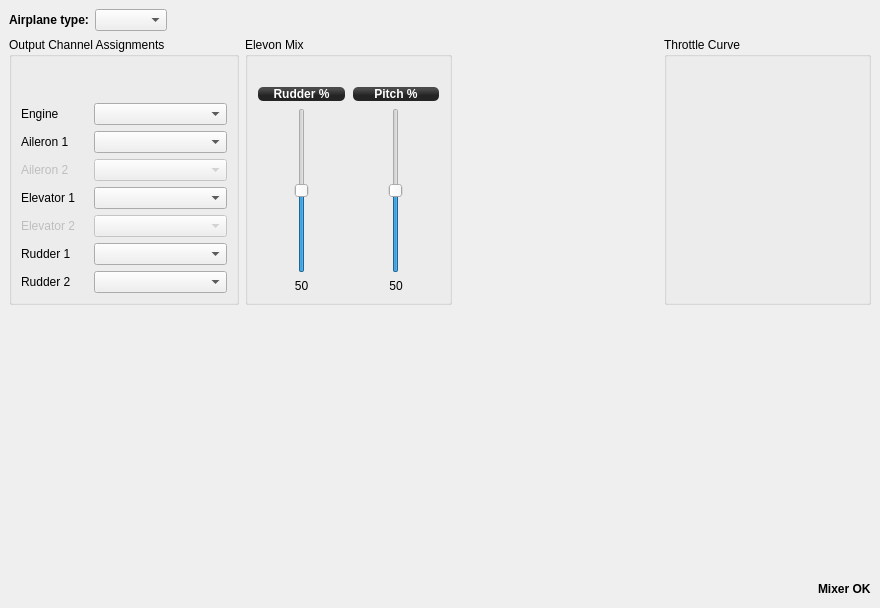
<?xml version="1.0" encoding="UTF-8"?>
<ui version="4.0">
 <class>FixedWingConfigWidget</class>
 <widget class="QWidget" name="FixedWingConfigWidget">
  <property name="geometry">
   <rect>
    <x>0</x>
    <y>0</y>
    <width>880</width>
    <height>608</height>
   </rect>
  </property>
  <property name="windowTitle">
   <string>Form</string>
  </property>
  <layout class="QVBoxLayout" name="verticalLayout_10">
   <property name="margin">
    <number>9</number>
   </property>
   <item>
    <layout class="QHBoxLayout" name="horizontalLayout_3">
     <item>
      <widget class="QLabel" name="label_5">
       <property name="sizePolicy">
        <sizepolicy hsizetype="Minimum" vsizetype="Preferred">
         <horstretch>0</horstretch>
         <verstretch>0</verstretch>
        </sizepolicy>
       </property>
       <property name="font">
        <font>
         <weight>75</weight>
         <bold>true</bold>
        </font>
       </property>
       <property name="text">
        <string>Airplane type:</string>
       </property>
      </widget>
     </item>
     <item>
      <widget class="QComboBox" name="fixedWingType"/>
     </item>
     <item>
      <spacer name="horizontalSpacer_3">
       <property name="orientation">
        <enum>Qt::Horizontal</enum>
       </property>
       <property name="sizeHint" stdset="0">
        <size>
         <width>40</width>
         <height>20</height>
        </size>
       </property>
      </spacer>
     </item>
    </layout>
   </item>
   <item>
    <layout class="QHBoxLayout" name="horizontalLayout_4">
     <item>
      <widget class="QGroupBox" name="groupBox_2">
       <property name="sizePolicy">
        <sizepolicy hsizetype="Preferred" vsizetype="Expanding">
         <horstretch>0</horstretch>
         <verstretch>0</verstretch>
        </sizepolicy>
       </property>
       <property name="minimumSize">
        <size>
         <width>230</width>
         <height>100</height>
        </size>
       </property>
       <property name="title">
        <string>Output Channel Assignments</string>
       </property>
       <layout class="QFormLayout" name="formLayout_3">
        <item row="1" column="0">
         <widget class="QLabel" name="fwEngineLabel">
          <property name="text">
           <string>Engine</string>
          </property>
         </widget>
        </item>
        <item row="1" column="1">
         <widget class="QComboBox" name="fwEngineChannelBox">
          <property name="toolTip">
           <string>Select output channel for the engine</string>
          </property>
         </widget>
        </item>
        <item row="2" column="0">
         <widget class="QLabel" name="fwAileron1Label">
          <property name="minimumSize">
           <size>
            <width>60</width>
            <height>0</height>
           </size>
          </property>
          <property name="text">
           <string>Aileron 1</string>
          </property>
         </widget>
        </item>
        <item row="2" column="1">
         <widget class="QComboBox" name="fwAileron1ChannelBox">
          <property name="toolTip">
           <string>Select output channel for the first aileron (or elevon)</string>
          </property>
         </widget>
        </item>
        <item row="3" column="0">
         <widget class="QLabel" name="fwAileron2Label">
          <property name="enabled">
           <bool>false</bool>
          </property>
          <property name="minimumSize">
           <size>
            <width>60</width>
            <height>0</height>
           </size>
          </property>
          <property name="text">
           <string>Aileron 2</string>
          </property>
         </widget>
        </item>
        <item row="3" column="1">
         <widget class="QComboBox" name="fwAileron2ChannelBox">
          <property name="enabled">
           <bool>false</bool>
          </property>
          <property name="toolTip">
           <string>Select output channel for the second aileron (or elevon)</string>
          </property>
         </widget>
        </item>
        <item row="4" column="0">
         <widget class="QLabel" name="fwElevator1Label">
          <property name="minimumSize">
           <size>
            <width>67</width>
            <height>0</height>
           </size>
          </property>
          <property name="text">
           <string>Elevator 1</string>
          </property>
         </widget>
        </item>
        <item row="4" column="1">
         <widget class="QComboBox" name="fwElevator1ChannelBox">
          <property name="toolTip">
           <string>Select output channel for the first elevator</string>
          </property>
         </widget>
        </item>
        <item row="5" column="0">
         <widget class="QLabel" name="fwElevator2Label">
          <property name="enabled">
           <bool>false</bool>
          </property>
          <property name="minimumSize">
           <size>
            <width>67</width>
            <height>0</height>
           </size>
          </property>
          <property name="text">
           <string>Elevator 2</string>
          </property>
         </widget>
        </item>
        <item row="5" column="1">
         <widget class="QComboBox" name="fwElevator2ChannelBox">
          <property name="enabled">
           <bool>false</bool>
          </property>
          <property name="toolTip">
           <string>Select output channel for a secondary elevator</string>
          </property>
         </widget>
        </item>
        <item row="6" column="0">
         <widget class="QLabel" name="fwRudder1Label">
          <property name="text">
           <string>Rudder 1</string>
          </property>
         </widget>
        </item>
        <item row="6" column="1">
         <widget class="QComboBox" name="fwRudder1ChannelBox">
          <property name="toolTip">
           <string>Select output channel for the first rudder</string>
          </property>
         </widget>
        </item>
        <item row="7" column="0">
         <widget class="QLabel" name="fwRudder2Label">
          <property name="text">
           <string>Rudder 2</string>
          </property>
         </widget>
        </item>
        <item row="7" column="1">
         <widget class="QComboBox" name="fwRudder2ChannelBox">
          <property name="toolTip">
           <string>Select output channel for a secondary rudder</string>
          </property>
         </widget>
        </item>
        <item row="0" column="1">
         <spacer name="verticalSpacer_2">
          <property name="orientation">
           <enum>Qt::Vertical</enum>
          </property>
          <property name="sizeHint" stdset="0">
           <size>
            <width>20</width>
            <height>20</height>
           </size>
          </property>
         </spacer>
        </item>
       </layout>
      </widget>
     </item>
     <item>
      <widget class="QGroupBox" name="elevonMixBox">
       <property name="sizePolicy">
        <sizepolicy hsizetype="Preferred" vsizetype="Expanding">
         <horstretch>0</horstretch>
         <verstretch>0</verstretch>
        </sizepolicy>
       </property>
       <property name="title">
        <string>Elevon Mix</string>
       </property>
       <layout class="QVBoxLayout" name="verticalLayout_13">
        <item>
         <spacer name="verticalSpacer_3">
          <property name="orientation">
           <enum>Qt::Vertical</enum>
          </property>
          <property name="sizeType">
           <enum>QSizePolicy::Fixed</enum>
          </property>
          <property name="sizeHint" stdset="0">
           <size>
            <width>0</width>
            <height>20</height>
           </size>
          </property>
         </spacer>
        </item>
        <item>
         <layout class="QHBoxLayout" name="horizontalLayout_8">
          <item>
           <layout class="QVBoxLayout" name="verticalLayout_14">
            <item>
             <widget class="QLabel" name="elevonLabel1">
              <property name="minimumSize">
               <size>
                <width>65</width>
                <height>0</height>
               </size>
              </property>
              <property name="styleSheet">
               <string notr="true">background-color: qlineargradient(spread:reflect, x1:0.507, y1:0, x2:0.507, y2:0.772, stop:0.208955 rgba(74, 74, 74, 255), stop:0.78607 rgba(36, 36, 36, 255));
color: rgb(255, 255, 255);
border-radius: 5;
font: bold 12px;
margin:1px;</string>
              </property>
              <property name="text">
               <string>Rudder %</string>
              </property>
              <property name="alignment">
               <set>Qt::AlignCenter</set>
              </property>
             </widget>
            </item>
            <item>
             <widget class="QSlider" name="elevonSlider1">
              <property name="sizePolicy">
               <sizepolicy hsizetype="Expanding" vsizetype="Expanding">
                <horstretch>0</horstretch>
                <verstretch>0</verstretch>
               </sizepolicy>
              </property>
              <property name="maximum">
               <number>100</number>
              </property>
              <property name="value">
               <number>50</number>
              </property>
              <property name="orientation">
               <enum>Qt::Vertical</enum>
              </property>
             </widget>
            </item>
            <item>
             <widget class="QLabel" name="elevonSliderLabel1">
              <property name="text">
               <string>50</string>
              </property>
              <property name="alignment">
               <set>Qt::AlignCenter</set>
              </property>
             </widget>
            </item>
           </layout>
          </item>
          <item>
           <layout class="QVBoxLayout" name="verticalLayout_15">
            <item>
             <widget class="QLabel" name="elevonLabel2">
              <property name="minimumSize">
               <size>
                <width>50</width>
                <height>0</height>
               </size>
              </property>
              <property name="styleSheet">
               <string notr="true">background-color: qlineargradient(spread:reflect, x1:0.507, y1:0, x2:0.507, y2:0.772, stop:0.208955 rgba(74, 74, 74, 255), stop:0.78607 rgba(36, 36, 36, 255));
color: rgb(255, 255, 255);
border-radius: 5;
font: bold 12px;
margin:1px;</string>
              </property>
              <property name="text">
               <string>Pitch %</string>
              </property>
              <property name="alignment">
               <set>Qt::AlignCenter</set>
              </property>
             </widget>
            </item>
            <item>
             <widget class="QSlider" name="elevonSlider2">
              <property name="sizePolicy">
               <sizepolicy hsizetype="Expanding" vsizetype="Expanding">
                <horstretch>0</horstretch>
                <verstretch>0</verstretch>
               </sizepolicy>
              </property>
              <property name="maximum">
               <number>100</number>
              </property>
              <property name="value">
               <number>50</number>
              </property>
              <property name="orientation">
               <enum>Qt::Vertical</enum>
              </property>
             </widget>
            </item>
            <item>
             <widget class="QLabel" name="elevonSliderLabel2">
              <property name="text">
               <string>50</string>
              </property>
              <property name="alignment">
               <set>Qt::AlignCenter</set>
              </property>
             </widget>
            </item>
           </layout>
          </item>
         </layout>
        </item>
       </layout>
      </widget>
     </item>
     <item>
      <spacer name="horizontalSpacer_4">
       <property name="orientation">
        <enum>Qt::Horizontal</enum>
       </property>
       <property name="sizeHint" stdset="0">
        <size>
         <width>40</width>
         <height>20</height>
        </size>
       </property>
      </spacer>
     </item>
     <item>
      <widget class="QGroupBox" name="groupBox_3">
       <property name="sizePolicy">
        <sizepolicy hsizetype="Preferred" vsizetype="Preferred">
         <horstretch>0</horstretch>
         <verstretch>100</verstretch>
        </sizepolicy>
       </property>
       <property name="title">
        <string>Throttle Curve</string>
       </property>
       <layout class="QVBoxLayout" name="verticalLayout_16">
        <item>
         <widget class="MixerCurve" name="fixedWingThrottle" native="true">
          <property name="sizePolicy">
           <sizepolicy hsizetype="Expanding" vsizetype="Expanding">
            <horstretch>1</horstretch>
            <verstretch>1</verstretch>
           </sizepolicy>
          </property>
          <property name="minimumSize">
           <size>
            <width>0</width>
            <height>0</height>
           </size>
          </property>
          <property name="maximumSize">
           <size>
            <width>500</width>
            <height>500</height>
           </size>
          </property>
          <property name="sizeIncrement">
           <size>
            <width>10</width>
            <height>10</height>
           </size>
          </property>
          <property name="baseSize">
           <size>
            <width>300</width>
            <height>350</height>
           </size>
          </property>
         </widget>
        </item>
       </layout>
      </widget>
     </item>
    </layout>
   </item>
   <item>
    <spacer name="verticalSpacer">
     <property name="orientation">
      <enum>Qt::Vertical</enum>
     </property>
     <property name="sizeHint" stdset="0">
      <size>
       <width>20</width>
       <height>40</height>
      </size>
     </property>
    </spacer>
   </item>
   <item>
    <layout class="QHBoxLayout" name="horizontalLayout_13">
     <item>
      <spacer name="horizontalSpacer_11">
       <property name="orientation">
        <enum>Qt::Horizontal</enum>
       </property>
       <property name="sizeHint" stdset="0">
        <size>
         <width>40</width>
         <height>20</height>
        </size>
       </property>
      </spacer>
     </item>
     <item>
      <widget class="QLabel" name="fwStatusLabel">
       <property name="font">
        <font>
         <weight>75</weight>
         <bold>true</bold>
        </font>
       </property>
       <property name="text">
        <string>Mixer OK</string>
       </property>
      </widget>
     </item>
    </layout>
   </item>
  </layout>
 </widget>
 <customwidgets>
  <customwidget>
   <class>MixerCurve</class>
   <extends>QWidget</extends>
   <header location="global">mixercurve.h</header>
   <container>1</container>
  </customwidget>
 </customwidgets>
 <resources>
  <include location="../coreplugin/core.qrc"/>
 </resources>
 <connections>
  <connection>
   <sender>elevonSlider1</sender>
   <signal>valueChanged(int)</signal>
   <receiver>elevonSliderLabel1</receiver>
   <slot>setNum(int)</slot>
   <hints>
    <hint type="sourcelabel">
     <x>124</x>
     <y>126</y>
    </hint>
    <hint type="destinationlabel">
     <x>124</x>
     <y>126</y>
    </hint>
   </hints>
  </connection>
  <connection>
   <sender>elevonSlider2</sender>
   <signal>valueChanged(int)</signal>
   <receiver>elevonSliderLabel2</receiver>
   <slot>setNum(int)</slot>
   <hints>
    <hint type="sourcelabel">
     <x>362</x>
     <y>299</y>
    </hint>
    <hint type="destinationlabel">
     <x>124</x>
     <y>126</y>
    </hint>
   </hints>
  </connection>
 </connections>
</ui>
